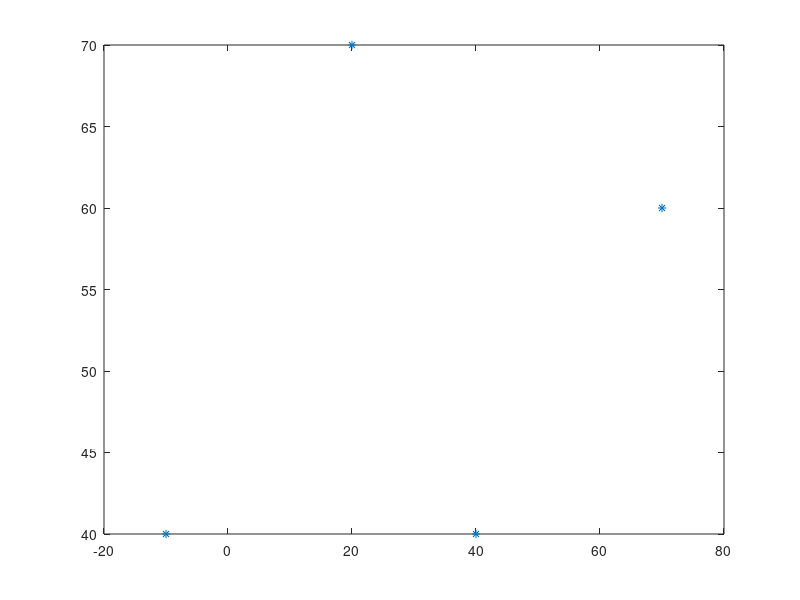

The MATLAB script that drew this image: (Note: this script raises an error after producing the figure.)
clear
clc
%% Construct simulation scenarios
Tx=[-10,20,40,70];
Ty=[40,70,40,60];

Rx=[10,20,25,40];
Ry=[0,20,5,0];
for i=1:4
    for j=1:4
    R(i,j)=((Tx(j)-Rx(i)).^2+(Ty(j)-Ry(i)).^2)^0.5;    
    end
end

figure(1)
L={'target1','target2','target3','target4',};
T={'radar1','radar2','radar3','radar4'};
plot(Tx,Ty,'*');
hold on
plot(Rx,Ry,'H');
xlabel('X/km')
ylabel('Y/km')
zlabel('Z/km')
% set(gca,'FontName','Times New Roman');
set(gca,'FontSize',10);
zlim([0 35])
grid on
   for ii=1:4
     text(Tx(ii)+4,Ty(ii)+0.1,L{ii},'FontSize',10); 
   end
   for ii=1:4
     text(Rx(ii)+4,Ry(ii)+0.1,T{ii},'FontSize',10);
   end
h=legend('target','radar');
set(h,'FontSize',10);

hold off
%%  Construct a target selection matrix
RCS=10;
for i=1:4
    for j=1:4
    R(i,j)=((Tx(j)-Rx(i)).^2+(Ty(j)-Ry(i)).^2)^0.5;    
    end
end
W=RCS./R.^4;
s=zeros(4,4);
WW=W;
% target selection
for i=1:4
    [W_max,W_d]=max(W,[],1);
    W_1 =[W_max;W_d];
    W_max_re=sort(W_max);
    [index,indey]=find(W_max==W_max_re(i));
    indey=indey(1);
    W_e=W_1(2,indey);
    s(W_e,indey)=1;
    W(:,indey)=0;
    W1=sum(s,2)==3;
    W=~W1.*W;
end
%% Plot the results of target selection
figure(2)
imagesc(s);
c=colorbar;
set(c,'Ytick',0:1:1);
maymap=[0,0,0;1,0,0];
colormap(maymap)
xlabel('target serial number','fontsize',13);
ylabel('radar serial number','fontsize',13);
set(gca,'Xtick',[1,2,3,4]);
set(gca,'Ytick',[1,2,3,4]);
% saveas(gcf,['the results of target selection (K=1)','.emf']);

%  k=2
ss=~s;
W=WW.*ss;
W1=sum(s,2)==3;
W=~W1.*W;
for i=1:4
    [W_max,W_d]=max(W,[],1);
    W_1 =[W_max;W_d];
    W_max_re=sort(W_max);
    [index,indey]=find(W_max==W_max_re(i));
    indey=indey(1);
    W_e=W_1(2,indey);
    s(W_e,indey)=1;
    W(:,indey)=0;
    W1=sum(s,2)==3;
    W=~W1.*W;
end
%%
figure(3)
imagesc(s);
c=colorbar;
set(c,'Ytick',0:1:1);
maymap=[0,0,0;1,0,0];
colormap(maymap)
xlabel('target serial number','fontsize',13);
ylabel('radar serial number','fontsize',13);
set(gca,'Xtick',[1,2,3,4]);
set(gca,'Ytick',[1,2,3,4]);
% saveas(gcf,['the results of target selection (K=2)','.emf']);

%  k=3
ss=~s;
W=WW.*ss;
W1=sum(s,2)==3;
W=~W1.*W;
for i=1:4
    [W_max,W_d]=max(W,[],1);
    W_1 =[W_max;W_d];
    W_max_re=sort(W_max);
    [index,indey]=find(W_max==W_max_re(i));
    indey=indey(1);
    W_e=W_1(2,indey);
    s(W_e,indey)=1;
    W(:,indey)=0;
    W1=sum(s,2)==3;
    W=~W1.*W;
end
%% 目标选择结果作图
figure(4)
imagesc(s);
c=colorbar;
set(c,'Ytick',0:1:1);
maymap=[0,0,0;1,0,0];
colormap(maymap)
xlabel('target serial number','fontsize',13);
ylabel('radar serial number','fontsize',13);
set(gca,'Xtick',[1,2,3,4]);
set(gca,'Ytick',[1,2,3,4]);
% saveas(gcf,['the results of target selection (K=3)','.emf']);
